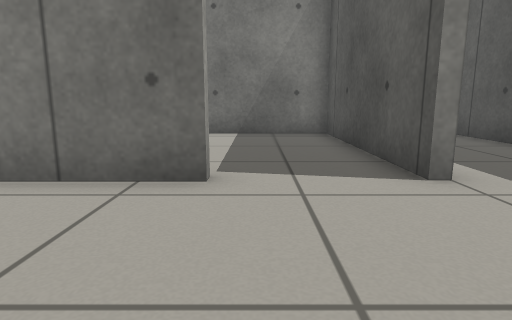
[1] (above)

16 first-person views from a walk through a world built for the Gazebo simulator. The camera is 0.5 m above the floor, tilts 10° down and sees 75° across. The floor is counted in squares, 0.5 m on a side. Each view is taken from the middle of a square. On the plan, view 1 faces up. The plan holds only what a view shows up to about 12 squares ahead; the rest is blank.

[2]
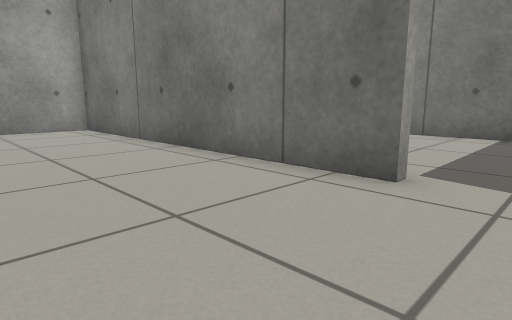

[3]
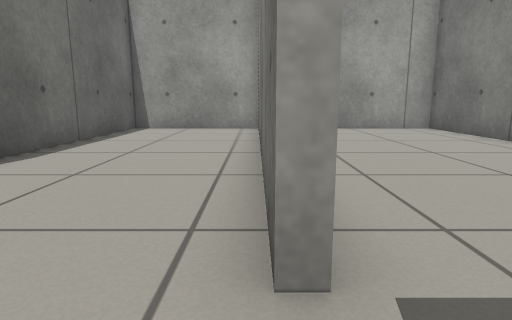

[4]
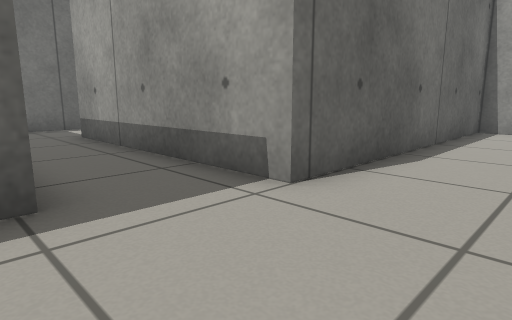

[5]
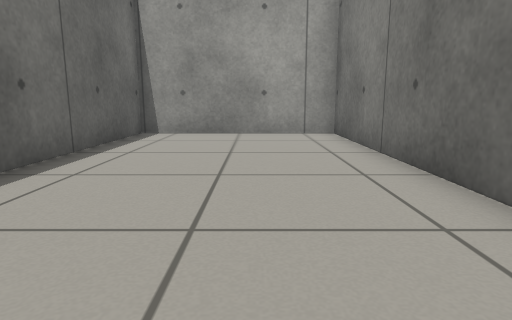

[6]
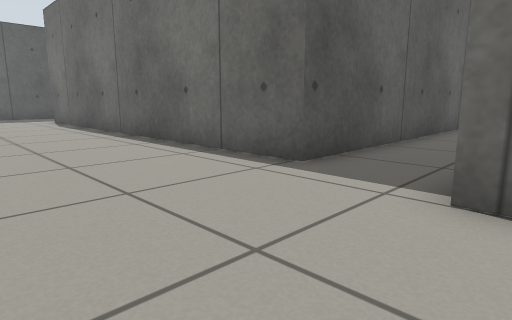

[7]
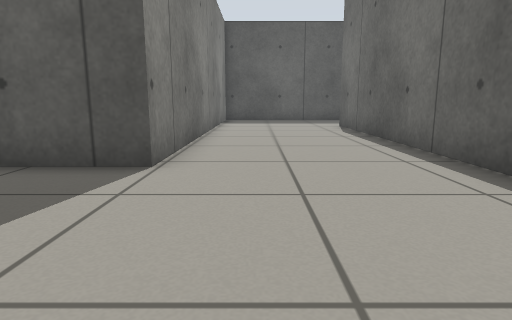

[8]
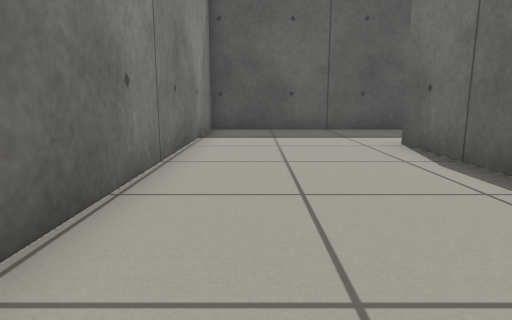

[9]
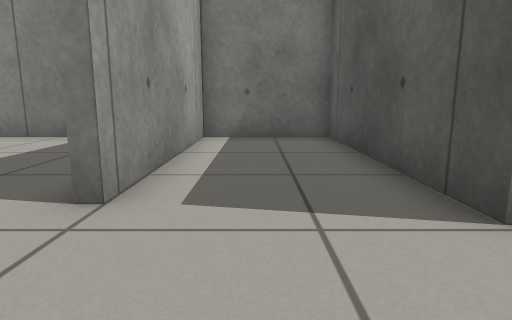

[10]
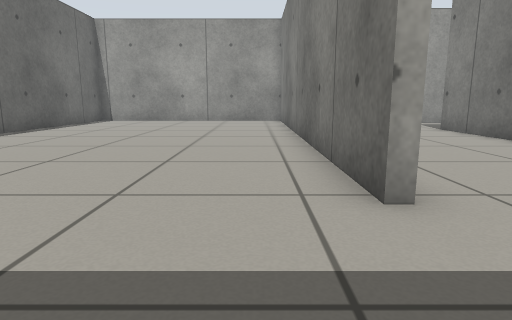

[11]
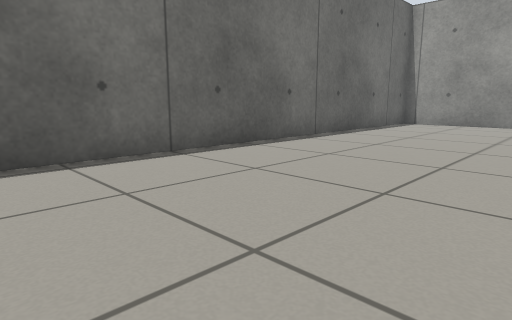

[12]
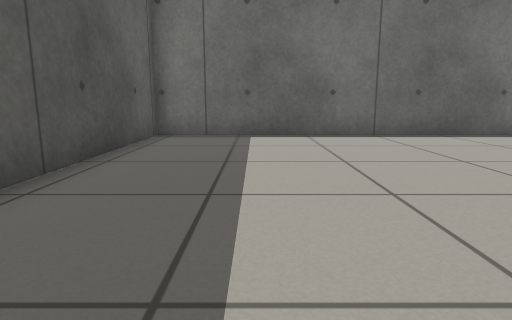

[13]
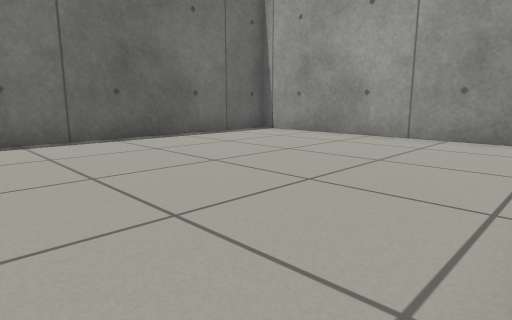

[14]
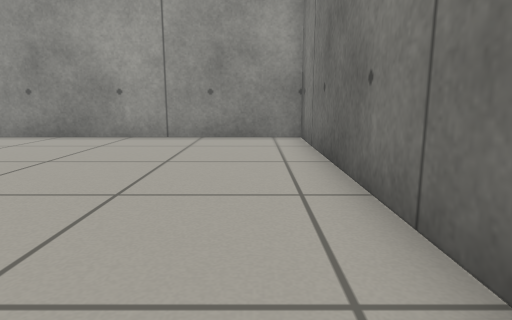

[15]
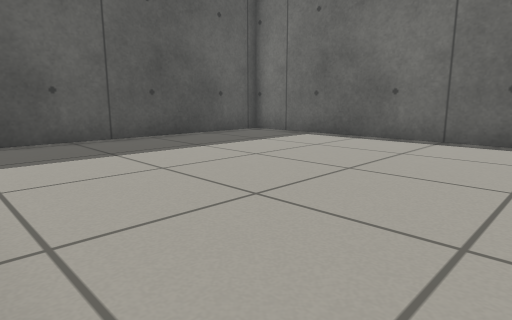

[16]
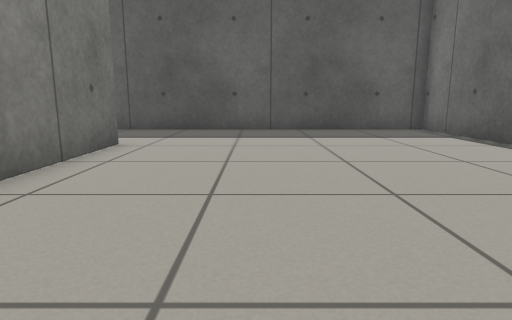

### Floor plan
Points are (right, up) in squares from view 1. A wall is a line through its corners. A room is listed if a view was taken in it or the views show most of it. See-through windows are left out.
Room 1 (views 1, 2, 4, 6, 7)
walls: (-0.6, 4.1) (-11.5, 4.1) (-11.5, -0.5) (-2.1, -0.5) (-2.1, -8.1); (-3.1, -10.9) (-1.4, -10.9); (0.3, -10.8) (0.3, -1.4) (1.5, -1.4)
ways out: opening at (0.5, 3) to room 2; opening at (2, 2) to room 3; opening at (-2, -9.5)
Room 2 (views 3, 5)
walls: (2.2, 4.1) (2.2, 10.5) (-11.5, 10.5) (-11.5, 4.4) (-5.5, 4.4)
low walls: (-0.6, 4.5) (-0.6, 4.1)
ways out: opening at (0.5, 3) to room 1
Room 3 (views 8, 9, 12)
walls: (1.5, -1.4) (14.9, -1.4); (18.9, -1.4) (18.9, 3.6) (6, 3.6) (6, 10.5) (2.5, 10.5) (2.5, 4.1)
low walls: (2.5, 4.1) (2.2, 4.1)
ways out: opening at (2, 2) to room 1; opening at (17, -1) to room 4
Room 4 (views 10, 11, 13, 14, 15, 16)
walls: (14.9, -1.7) (0.6, -1.7) (0.6, -10.6); (1, -10.9) (18.9, -10.9) (18.9, -1.4)
ways out: opening at (17, -1) to room 3

Where each view was taken, in squares from view 1:
view 1: 0 up, 0 right, facing up
view 2: 0 up, 1 right, facing up-left
view 3: 4 up, 1 right, facing left
view 4: 2 up, 1 right, facing down-left
view 5: 8 up, 1 left, facing left
view 6: 3 up, 3 left, facing down-right
view 7: 2 up, 1 right, facing right
view 8: 2 up, 7 right, facing right
view 9: 1 up, 4 right, facing up
view 10: 3 down, 18 right, facing left
view 11: 5 down, 16 right, facing down-left
view 12: 1 down, 16 right, facing down
view 13: 2 down, 10 right, facing down-left
view 14: 3 down, 10 right, facing left
view 15: 2 down, 10 right, facing down-right
view 16: 5 down, 7 right, facing right
